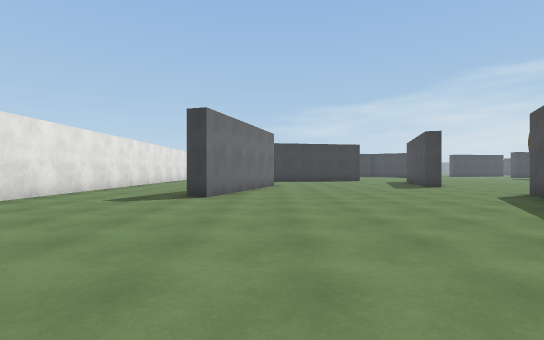
view 1 (above)

24 first-person views from a walk through a scene from a Unity 3-D project. The camera is 1.2 m above the floor, looks level and sees 85° across. The floor is counted in squares, 2 m on a side. Each view is taken from the middle of a square. On the plan, view 1 faces up. The plan holds only what a view shows up to about 9 squares ahead; the rest is blank. The place goes on beyond the plan. The player is left out. Surface patterns are stand-ins for the level's own textures.

view 2
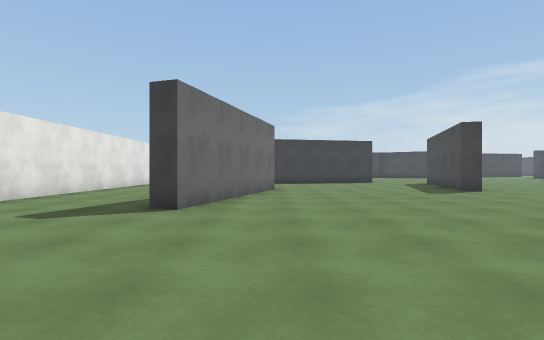

view 3
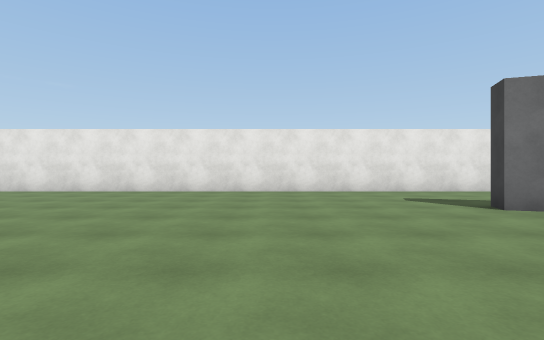

view 4
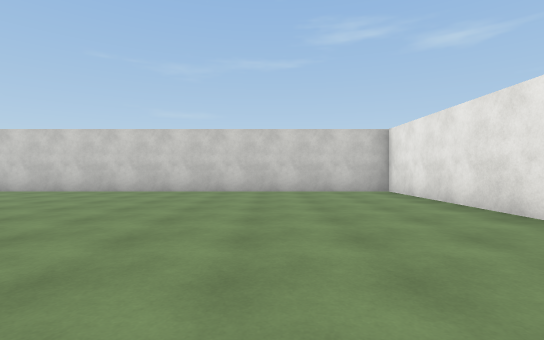

view 5
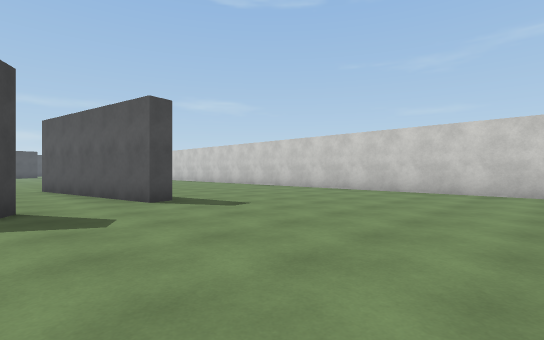

view 6
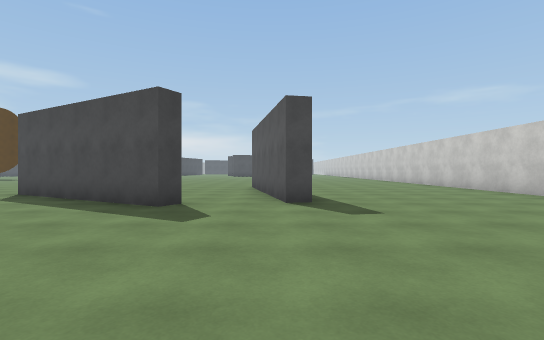

view 7
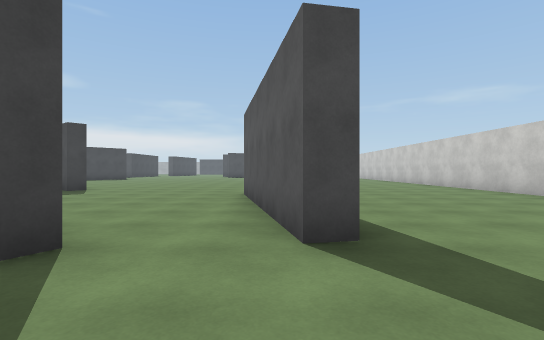

view 8
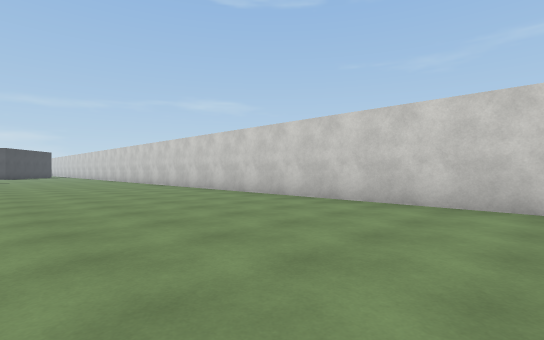

view 9
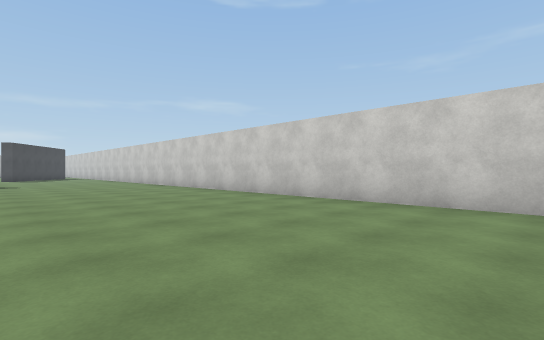

view 10
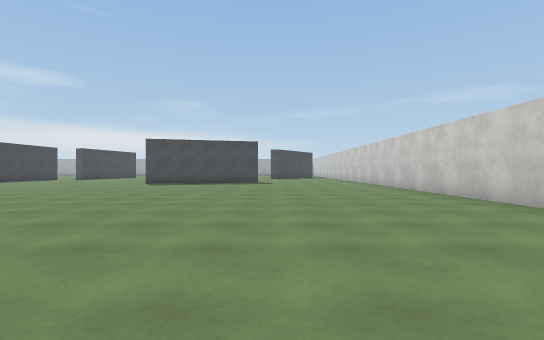

view 11
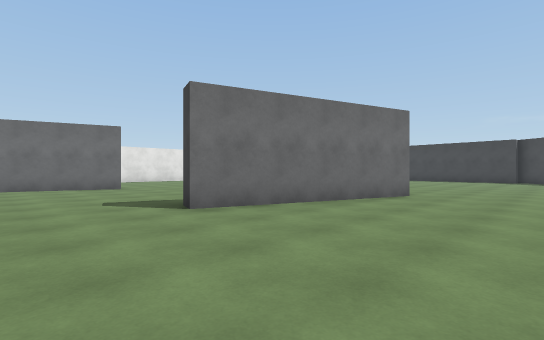

view 12
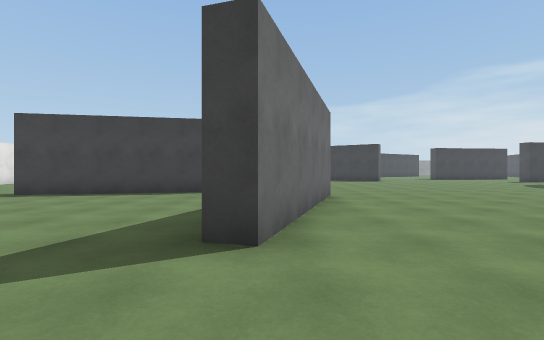

view 13
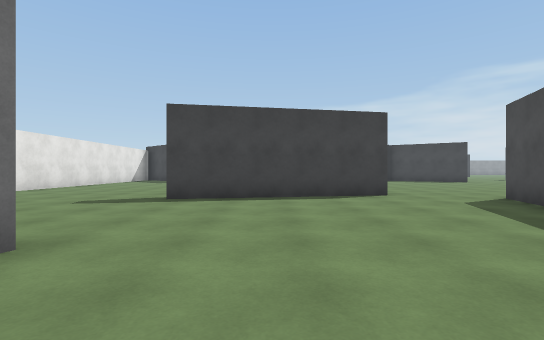

view 14
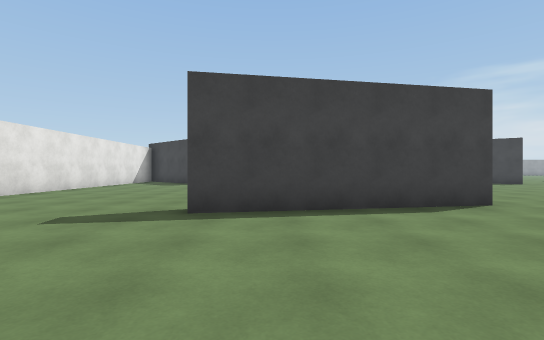

view 15
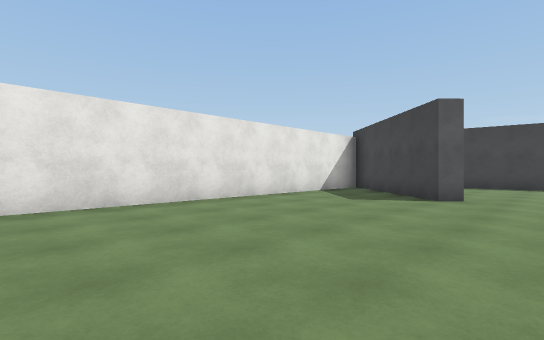

view 16
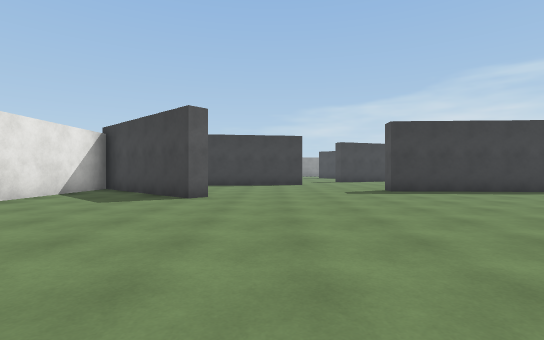

view 17
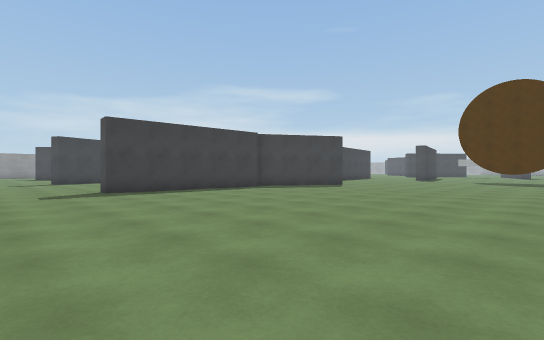

view 18
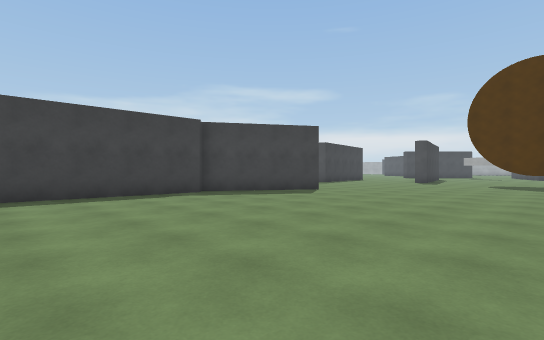

view 19
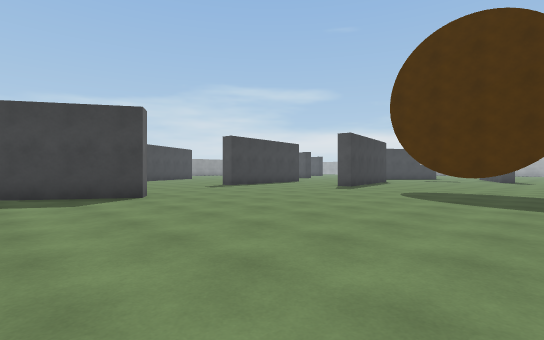

view 20
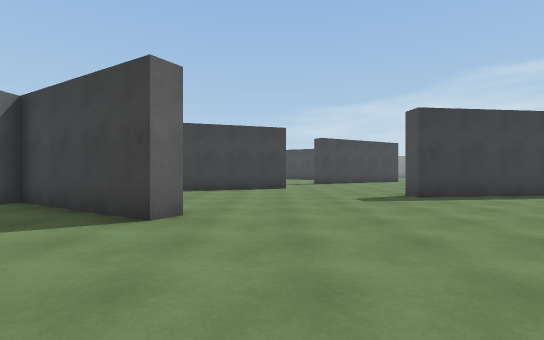

view 21
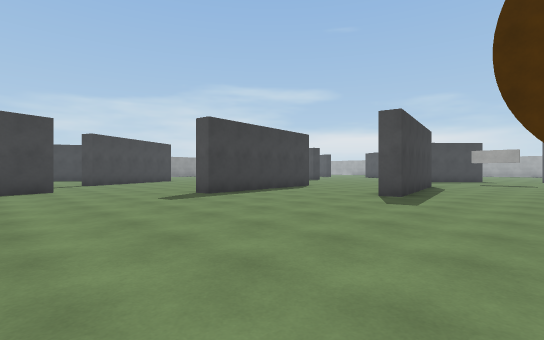

view 22
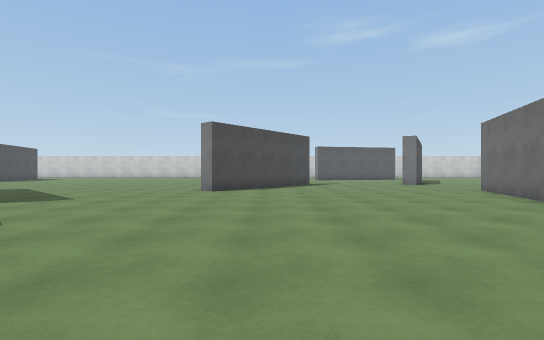

view 23
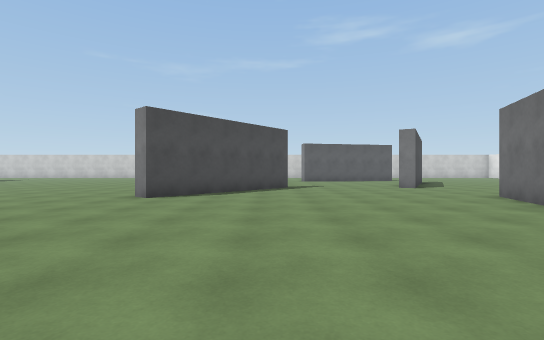

view 24
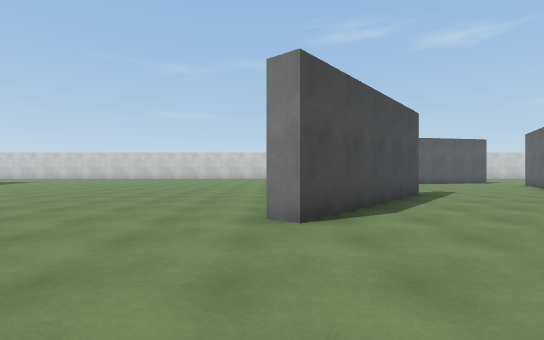

### Floor plan
Points are (right, up) in squares from view 1. A wall is a line through its corners. A room is listed if a view was taken in it or the views show most of it. See-through windows are left out.
Room 1 (views 1, 2, 3, 4, 5, 6, 7, 8, 9, 10, 11, 12, 13, 14)
walls: (10.9, 6.5) (10.5, 6.8) (12.2, 8.8); (4.4, 2.6) (3.8, 2.9) (6.3, 7.3); (4.5, 0.2) (4.4, 0.7) (9.4, 1.7); (5.9, 10.3) (5.4, 10.5) (5.6, 11); (6.5, 13.9) (7, 15.3); (0.1, 11.3) (-1.4, 6.5) (-2, 6.6); (4.8, 16.1) (1.2, 15.4); (-5.2, 9.5) (-5.2, -5.3) (22, -5.3)
ways out: opening at (-4, 9.7) to room 2; opening at (0.3, 13) to room 2; opening at (5.5, 16.5) to room 2; opening at (9, 10.4) to room 2; opening at (17.5, 12.7) to room 2
Room 2 (views 15, 16, 17, 18, 19, 20, 21, 22, 23, 24)
walls: (11.9, 24) (11.6, 23.5) (8.4, 25.5); (7.4, 15.2) (5.9, 10.3); (8.3, 25.1) (3.3, 25.3) (3.4, 25.9); (1.2, 15.4) (-0.2, 15.1); (18, 17.4) (18, 20); (13, 29.4) (10.4, 28.6); (-1.4, 23.7) (-1.8, 23.3) (-4.8, 26); (12.2, 8.8) (13.7, 10.7) (14.1, 10.3); (19.4, 26.9) (16.2, 26.5) (16.1, 27.1); (-0.4, 28.7) (-1.3, 28.6); (21.5, 23.1) (18.7, 22.6) (18.6, 23.2); (-5.2, 26) (-5.2, 17.1); (-5.2, 11) (-5.2, 9.5)
ways out: opening at (-4, 9.7) to room 1; opening at (0.3, 13) to room 1; opening at (5.5, 16.5) to room 1; opening at (9, 10.4) to room 1; opening at (17.5, 12.7) to room 1

Positions as (right, up) in squares from view 1, and headings:
1: (0, 0), facing up
2: (0, 2), facing up
3: (3, 3), facing left
4: (-2, 3), facing down
5: (-1, 3), facing down-right
6: (-1, 1), facing right
7: (2, 1), facing right
8: (8, 0), facing down-right
9: (13, 0), facing down-right
10: (13, -1), facing right
11: (10, 8), facing up-left
12: (6, 8), facing up
13: (2, 9), facing up
14: (1, 11), facing up
15: (0, 17), facing up-left
16: (0, 17), facing up
17: (1, 17), facing up-right
18: (4, 18), facing up-right
19: (9, 17), facing up-right
20: (13, 20), facing up
21: (12, 20), facing up-right
22: (12, 19), facing down
23: (11, 17), facing down
24: (14, 14), facing down
